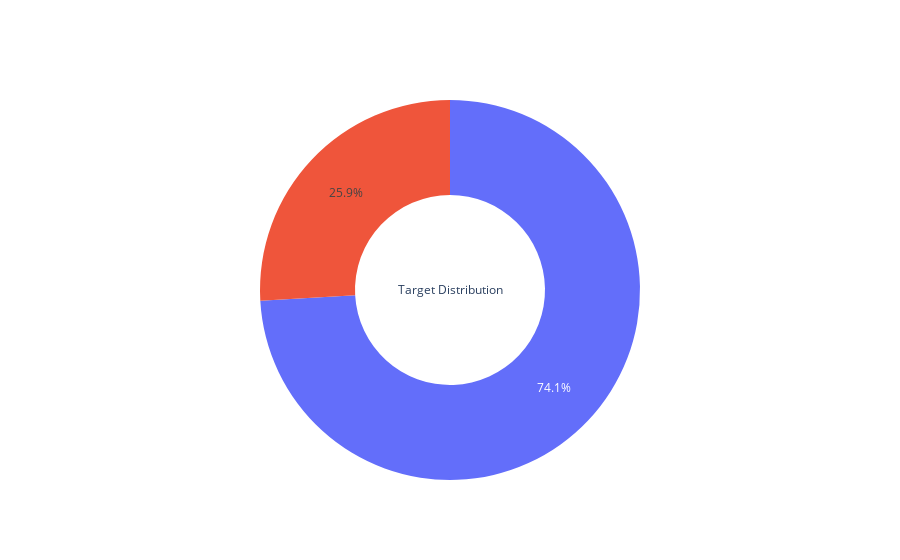

The code cell stored with this chart in its notebook:
### Code cell
targetCount = train.target.value_counts()
targetCount.rename(index={1:'Default',0:'Paid'},inplace=True)
fig2 = go.Figure()
fig2.add_trace(go.Pie(values=targetCount,
                            labels=targetCount.index,
                            hole=0.5,
                            hoverinfo='label+percent',
                            showlegend=False,
                            title='Target Distribution'))

### Figure 1 — Plotly figure (JSON) as saved in the notebook; plotly's stock layout.template omitted (floating-point values rounded to 4 significant figures)
{"data": [{"hole": 0.5, "hoverinfo": "label+percent", "labels": ["Paid", "Default"], "showlegend": false, "title": {"text": "Target Distribution"}, "type": "pie", "values": [340085, 118828]}], "layout": {}}
